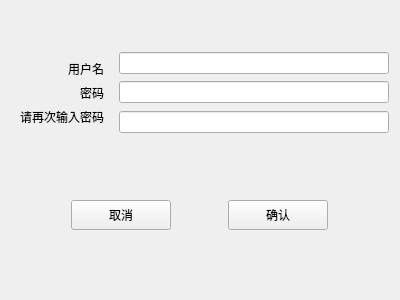
<?xml version="1.0" encoding="UTF-8"?>
<ui version="4.0">
 <class>register</class>
 <widget class="QWidget" name="register">
  <property name="geometry">
   <rect>
    <x>0</x>
    <y>0</y>
    <width>400</width>
    <height>300</height>
   </rect>
  </property>
  <property name="windowTitle">
   <string>注册界面</string>
  </property>
  <layout class="QGridLayout" name="gridLayout_3">
   <item row="1" column="0" rowspan="3">
    <widget class="QWidget" name="widget_2" native="true">
     <layout class="QGridLayout" name="gridLayout_2">
      <item row="3" column="0">
       <widget class="QLabel" name="pwd_t_label">
        <property name="text">
         <string>请再次输入密码</string>
        </property>
        <property name="alignment">
         <set>Qt::AlignRight|Qt::AlignTrailing|Qt::AlignVCenter</set>
        </property>
       </widget>
      </item>
      <item row="2" column="0">
       <widget class="QLabel" name="pwd_label">
        <property name="text">
         <string>密码</string>
        </property>
        <property name="alignment">
         <set>Qt::AlignRight|Qt::AlignTrailing|Qt::AlignVCenter</set>
        </property>
       </widget>
      </item>
      <item row="1" column="0">
       <widget class="QLabel" name="user_label">
        <property name="text">
         <string>用户名</string>
        </property>
        <property name="alignment">
         <set>Qt::AlignRight|Qt::AlignTrailing|Qt::AlignVCenter</set>
        </property>
       </widget>
      </item>
     </layout>
    </widget>
   </item>
   <item row="1" column="1">
    <widget class="QLineEdit" name="user_line"/>
   </item>
   <item row="2" column="1">
    <widget class="QLineEdit" name="pwd_line">
     <property name="echoMode">
      <enum>QLineEdit::Password</enum>
     </property>
    </widget>
   </item>
   <item row="3" column="1">
    <widget class="QLineEdit" name="pwd_t_line">
     <property name="echoMode">
      <enum>QLineEdit::Password</enum>
     </property>
    </widget>
   </item>
   <item row="4" column="0" colspan="2">
    <widget class="QWidget" name="widget" native="true">
     <layout class="QGridLayout" name="gridLayout">
      <item row="0" column="0">
       <widget class="QPushButton" name="cancel_btn">
        <property name="minimumSize">
         <size>
          <width>50</width>
          <height>30</height>
         </size>
        </property>
        <property name="maximumSize">
         <size>
          <width>100</width>
          <height>16777215</height>
         </size>
        </property>
        <property name="text">
         <string>取消</string>
        </property>
       </widget>
      </item>
      <item row="0" column="1">
       <widget class="QPushButton" name="make_btn">
        <property name="minimumSize">
         <size>
          <width>100</width>
          <height>30</height>
         </size>
        </property>
        <property name="maximumSize">
         <size>
          <width>100</width>
          <height>16777215</height>
         </size>
        </property>
        <property name="text">
         <string>确认</string>
        </property>
       </widget>
      </item>
     </layout>
    </widget>
   </item>
   <item row="0" column="0">
    <spacer name="verticalSpacer">
     <property name="orientation">
      <enum>Qt::Vertical</enum>
     </property>
     <property name="sizeType">
      <enum>QSizePolicy::Maximum</enum>
     </property>
     <property name="sizeHint" stdset="0">
      <size>
       <width>20</width>
       <height>40</height>
      </size>
     </property>
    </spacer>
   </item>
  </layout>
 </widget>
 <resources/>
 <connections/>
</ui>
